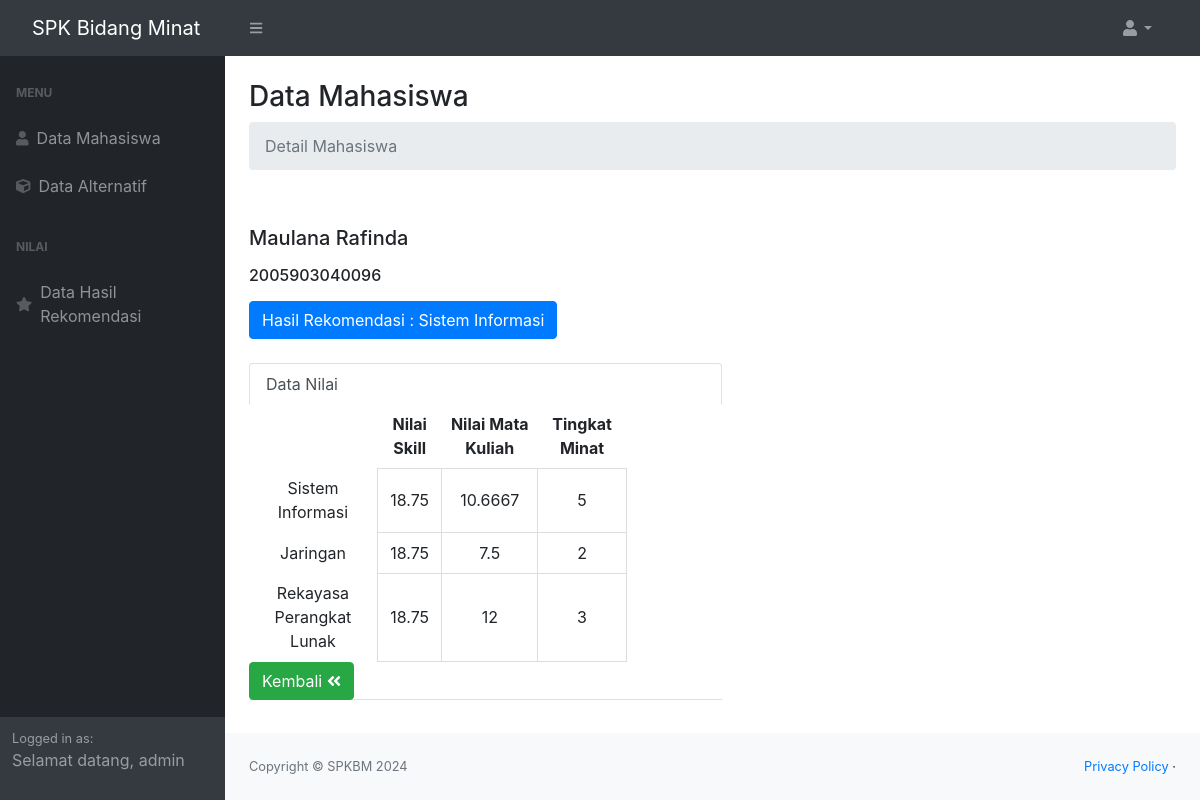
Screenshot of /dist/admin/detail_mahasiswa.php?nim=2005903040096 (signed in) with the database file from the repository.
### tables this page shows
CREATE TABLE `users` (
  `id` int(11) NOT NULL,
  `nama` varchar(255) NOT NULL,
  `nim` varchar(13) NOT NULL,
  `password` varchar(255) NOT NULL
);

CREATE TABLE `hasil_rekomendasi` (
  `id` int(11) NOT NULL,
  `nim` varchar(255) NOT NULL,
  `nama` varchar(255) NOT NULL,
  `hasil` varchar(50) NOT NULL
);

CREATE TABLE `nilai_skill` (
  `id` int(11) NOT NULL,
  `nim` varchar(13) NOT NULL,
  `nama` varchar(255) NOT NULL,
  `namaSkill` varchar(500) NOT NULL,
  `nilaiSkill` varchar(25) NOT NULL,
  `nilaiSI` float NOT NULL,
  `nilaiJ` float NOT NULL,
  `nilaiRPL` float NOT NULL
);

CREATE TABLE `nilai_mk` (
  `id` int(11) NOT NULL,
  `nim` varchar(13) NOT NULL,
  `nama` varchar(255) NOT NULL,
  `nilaiSI` float NOT NULL,
  `nilaiJ` float NOT NULL,
  `nilaiRPL` float NOT NULL
);

CREATE TABLE `tingkat_minat` (
  `id` int(11) NOT NULL,
  `nim` varchar(13) NOT NULL,
  `nama` varchar(255) NOT NULL,
  `minatSI` float NOT NULL,
  `minatJ` float NOT NULL,
  `minatRPL` float NOT NULL
);

### dist/admin/detail_mahasiswa.php (the view, shortened to what this page needs)
<?php
include '../config.php';
$username = $_SESSION['username'];
$sql = "SELECT * FROM admin WHERE username = ?";
$stmt = $conn->prepare($sql);
$stmt->bind_param("i", $username);
$stmt->execute();
$result = $stmt->get_result();
$user = $result->fetch_assoc();
$nama = $user['username'];
if (isset($_GET['nim'])) {
    $nim = $_GET['nim'];
    $sql = "SELECT * FROM users WHERE nim = $nim";
    $result = $conn->query($sql);
    if ($result->num_rows > 0) {
        $user = $result->fetch_assoc();
    } else {
        echo "Mahasiswa Tidak Ditemukan";
    }
} else {
    echo "NIM Mahasiswa Tidak Tersedia";
}
if (isset($_GET['nim'])) {
    $nim = $_GET['nim'];
    $sql = "SELECT * FROM nilai_mk WHERE nim = $nim";
    $result = $conn->query($sql);
    if ($result->num_rows > 0) {
        $nilai_mk = $result->fetch_assoc();
    } else {
        echo "Nilai MK Tidak Tersedia";
    }
} else {
    echo "NIM Mahasiswa Tidak Tersedia";
}
if (isset($_GET['nim'])) {
    $nim = $_GET['nim'];
    $sql = "SELECT * FROM nilai_skill WHERE nim = $nim";
    $result = $conn->query($sql);
    if ($result->num_rows > 0) {
        $nilai_skill = $result->fetch_assoc();
    } else {
        echo "Nilai Skill Tidak Tersedia";
    }
} else {
    echo "NIM Mahasiswa Tidak Tersedia";
}
if (isset($_GET['nim'])) {
    $nim = $_GET['nim'];
    $sql = "SELECT * FROM tingkat_minat WHERE nim = $nim";
    $result = $conn->query($sql);
    if ($result->num_rows > 0) {
        $nilai_minat = $result->fetch_assoc();
    } else {
        echo "Nilai Data Minat Tidak Tersedia";
    }
} else {
    echo "NIM Mahasiswa Tidak Tersedia";
}
if (isset($_GET['nim'])) {
    $nim = $_GET['nim'];
    $sql = "SELECT * FROM hasil_rekomendasi WHERE nim = $nim";
    $result = $conn->query($sql);
    if ($result->num_rows > 0) {
        $hasil_Rekomendasi = $result->fetch_assoc();
    } else {
        echo "Rekomendasi Belum Tersedia";
    }
} else {
    "NIM Mahasiswa Tidak Tersedia";
}
?>
<!DOCTYPE html>
<html lang="en">
<head>
    <link href="https://cdn.jsdelivr.net/npm/simple-datatables@latest/dist/style.css" rel="stylesheet" />
    <link href="../css/styles.css" rel="stylesheet" />
    <link href="//maxcdn.bootstrapcdn.com/bootstrap/4.1.1/css/bootstrap.min.css" rel="stylesheet" id="bootstrap-css">
</head>
<body class="sb-nav-fixed">
    <nav class="sb-topnav navbar navbar-expand navbar-dark bg-dark">
        <a class="navbar-brand ps-3" href="index.php">SPK Bidang Minat</a>
        <button class="btn btn-link btn-sm order-1 order-lg-0 me-4 me-lg-0" id="sidebarToggle" href="#!"><i class="fas fa-bars"></i></button>
        <ul class="navbar-nav ms-auto ms-md-0 me-3 me-lg-4">
            <li class="nav-item dropdown">
                <a class="nav-link dropdown-toggle" id="navbarDropdown" href="#" role="button" data-bs-toggle="dropdown" aria-expanded="false"><i class="fas fa-user fa-fw"></i></a>
            </li>
        </ul>
    </nav>
    <div id="layoutSidenav">
        <div id="layoutSidenav_nav">
            <nav class="sb-sidenav accordion sb-sidenav-dark" id="sidenavAccordion">
                <div class="sb-sidenav-menu">
                    <div class="nav">
                        <div class="sb-sidenav-menu-heading">Menu</div>
                        <a class="nav-link" href="index.php">
                            <div class="sb-nav-link-icon"><i class="fas fa-user"></i></div>
                            Data Mahasiswa
                        </a>
                        <a class="nav-link" href="alternatif.php">
                            <div class="sb-nav-link-icon"><i class="fas fa-cube"></i></div>
                            Data Alternatif
                        </a>
                        <div class="sb-sidenav-menu-heading">Nilai</div>
                        <a class="nav-link" href="data_hasilRekomendasi.php">
                            <div class="sb-nav-link-icon"><i class="fas fa-star"></i></div>
                            Data Hasil Rekomendasi
                        </a>
                    </div>
                </div>
                <div class="sb-sidenav-footer">
                    <div class="small">Logged in as:</div>
                    <?php echo "<p>Selamat datang, " . htmlspecialchars($nama) . "</p>"; ?>
                </div>
            </nav>
        </div>
        <div id="layoutSidenav_content">
            <main>
                <div class="container-fluid px-4">
                    <h3 class="mt-4">Data Mahasiswa</h3>
                    <ol class="breadcrumb mb-4">
                        <li class="breadcrumb-item active">Detail Mahasiswa</li>
                    </ol>
                </div>
            </main>
            <div class="container emp-profile">
                <form method="post">
                    <div class="row">
                        <div class="col-md-6 ml-4">
                            <div class="profile-head">
                                <?php if (!empty($user)) : ?>
                                    <h5>
                                        <?php echo "<p>" . ($user['nama']) . "</p>"; ?>
                                    </h5>
                                    <h6>
                                        <?php echo "<p>" . ($user['nim']) . "</p>"; ?>
                                    </h6>
                                <?php endif; ?>
                                <?php if (!empty($hasil_Rekomendasi)) : ?>
                                    <p class="proile-rating mb-4"><b class="btn btn-primary">Hasil Rekomendasi : <span><?php echo ($hasil_Rekomendasi['hasil']); ?></b></p>
                                <?php endif; ?>
                                <ul class="nav nav-tabs" id="myTab" role="tablist">
                                    <li class="nav-item">
                                        <a class="nav-link active" id="home-tab" data-toggle="tab" href="#home" role="tab" aria-controls="home" aria-selected="true">Data Nilai</a>
                                        <table>
                                            <thead>
                                                <tr>
                                                    <th></th>
                                                    <th>Nilai Skill</th>
                                                    <th>Nilai Mata Kuliah</th>
                                                    <th>Tingkat Minat</th>
                                                </tr>
                                            </thead>
                                            <tbody>
                                                <tr>
                                                    <td>Sistem Informasi</td>
                                                    <?php if (!empty($nilai_mk)) : ?>
                                                        <td><?php echo ($nilai_skill['nilaiSI']); ?></td>
                                                    <?php endif; ?>
                                                    <?php if (!empty($nilai_mk)) : ?>
                                                        <td><?php echo ($nilai_mk['nilaiSI']); ?></td>
                                                    <?php endif; ?>
                                                    <?php if (!empty($nilai_mk)) : ?>
                                                        <td><?php echo ($nilai_minat['minatSI']); ?></td>
                                                    <?php endif; ?>
                                                </tr>
                                                <tr>
                                                    <td>Jaringan</td>
                                                    <?php if (!empty($nilai_mk)) : ?>
                                                        <td><?php echo ($nilai_skill['nilaiSI']); ?></td>
                                                    <?php endif; ?>
                                                    <?php if (!empty($nilai_mk)) : ?>
                                                        <td><?php echo ($nilai_mk['nilaiJ']); ?></td>
                                                    <?php endif; ?>
                                                    <?php if (!empty($nilai_mk)) : ?>
                                                        <td><?php echo ($nilai_minat['minatJ']); ?></td>
                                                    <?php endif; ?>
                                                </tr>
                                                <tr>
                                                    <td>Rekayasa Perangkat Lunak</td>
                                                    <?php if (!empty($nilai_mk)) : ?>
                                                        <td><?php echo ($nilai_skill['nilaiSI']); ?></td>
                                                    <?php endif; ?>
                                                    <?php if (!empty($nilai_mk)) : ?>
                                                        <td><?php echo ($nilai_mk['nilaiRPL']); ?></td>
                                                    <?php endif; ?>
                                                    <?php if (!empty($nilai_mk)) : ?>
                                                        <td><?php echo ($nilai_minat['minatRPL']); ?></td>
                                                    <?php endif; ?>
                                                </tr>
                                            </tbody>
                                        </table>
                                        <a href='index.php' class='btn btn-success'>Kembali <i class='fa fa-angle-double-left'></i></a>
                                    </li>
                                </ul>
                            </div>
                        </div>
                    </div>
            </div>
            <footer class="py-4 bg-light mt-auto">
                <div class="container-fluid px-4">
                    <div class="d-flex align-items-center justify-content-between small">
                        <div class="text-muted">Copyright &copy; SPKBM 2024</div>
                        <div>
                            <a href="#">Privacy Policy</a>
                            &middot;
                        </div>
                    </div>
                </div>
            </footer>
        </div>
    </div>
</body>
</html>

### dist/admin/detail_mahasiswa.php (style rules this page uses)
table { border-collapse: collapse; width: 80%; }
th, td { border: 1px solid #ddd; padding: 8px; text-align: center; }
th, td:first-child { border: none; }
.container { padding: 2rem 0rem; }

### rows the page displays
users: nama "Maulana Rafinda", nim "2005903040096"
hasil_rekomendasi: hasil "Sistem Informasi"
nilai_skill: nilaiSI "18.75"
nilai_mk: nilaiSI "10.6667", nilaiJ "7.5", nilaiRPL "12"
tingkat_minat: minatSI "5", minatJ "2", minatRPL "3"

### other values shown
$nama "admin"
